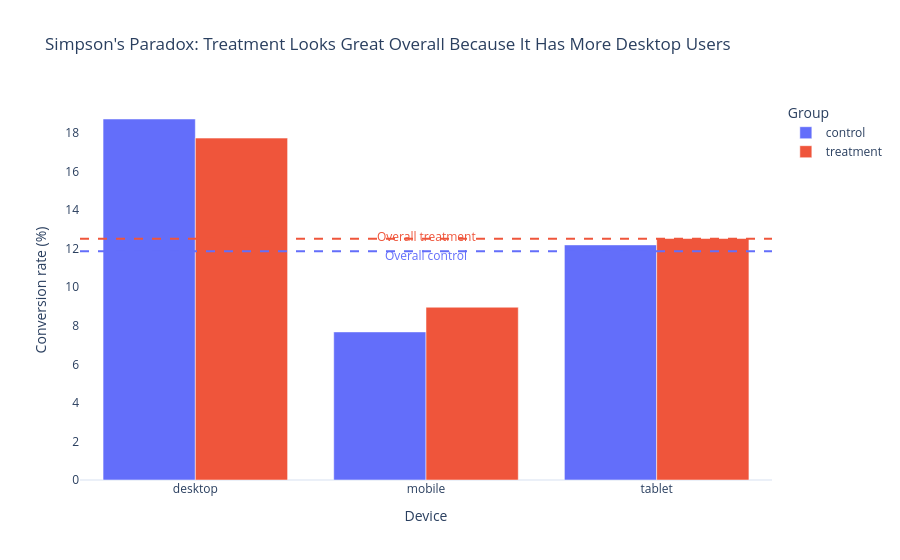

The notebook cell this image was saved under:
### Code cell
device_chart = conversion_by_device.copy()
overall_rates = df.groupby("group")["converted"].mean().mul(100)

fig = px.bar(
    device_chart.assign(conversion_rate=lambda frame: frame["conversion_rate"] * 100),
    x="device",
    y="conversion_rate",
    color="group",
    barmode="group",
    color_discrete_map={"control": CONTROL_COLOR, "treatment": TREATMENT_COLOR},
    title="Simpson's Paradox: Treatment Looks Great Overall Because It Has More Desktop Users",
    labels={"device": "Device", "conversion_rate": "Conversion rate (%)", "group": "Group"},
)
fig.add_hline(y=overall_rates["control"], line_color=CONTROL_COLOR, line_dash="dash")
fig.add_hline(y=overall_rates["treatment"], line_color=TREATMENT_COLOR, line_dash="dash")
fig.add_annotation(x="mobile", y=overall_rates["treatment"] + 0.1, text="Overall treatment", showarrow=False, font={"color": TREATMENT_COLOR})
fig.add_annotation(x="mobile", y=overall_rates["control"] - 0.2, text="Overall control", showarrow=False, font={"color": CONTROL_COLOR})
fig.update_yaxes(showgrid=False)
fig.show()

### Figure 1 — Plotly figure (JSON) as saved in the notebook; plotly's stock layout.template omitted (floating-point values rounded to 4 significant figures)
{"data": [{"alignmentgroup": "True", "hovertemplate": "Group=control<br>Device=%{x}<br>Conversion rate (%)=%{y}<extra></extra>", "legendgroup": "control", "marker": {"color": "#636EFA", "pattern": {"shape": ""}}, "name": "control", "offsetgroup": "control", "orientation": "v", "showlegend": true, "textposition": "auto", "type": "bar", "x": ["desktop", "mobile", "tablet"], "xaxis": "x", "y": [18.72, 7.681, 12.19], "yaxis": "y"}, {"alignmentgroup": "True", "hovertemplate": "Group=treatment<br>Device=%{x}<br>Conversion rate (%)=%{y}<extra></extra>", "legendgroup": "treatment", "marker": {"color": "#EF553B", "pattern": {"shape": ""}}, "name": "treatment", "offsetgroup": "treatment", "orientation": "v", "showlegend": true, "textposition": "auto", "type": "bar", "x": ["desktop", "mobile", "tablet"], "xaxis": "x", "y": [17.73, 8.96, 12.52], "yaxis": "y"}], "layout": {"annotations": [{"font": {"color": "#EF553B"}, "showarrow": false, "text": "Overall treatment", "x": "mobile", "y": 12.61}, {"font": {"color": "#636EFA"}, "showarrow": false, "text": "Overall control", "x": "mobile", "y": 11.66}], "barmode": "group", "legend": {"title": {"text": "Group"}, "tracegroupgap": 0}, "shapes": [{"line": {"color": "#636EFA", "dash": "dash"}, "type": "line", "x0": 0, "x1": 1, "xref": "x domain", "y0": 11.86, "y1": 11.86, "yref": "y"}, {"line": {"color": "#EF553B", "dash": "dash"}, "type": "line", "x0": 0, "x1": 1, "xref": "x domain", "y0": 12.51, "y1": 12.51, "yref": "y"}], "title": {"text": "Simpson's Paradox: Treatment Looks Great Overall Because It Has More Desktop Users"}, "xaxis": {"anchor": "y", "domain": [0.0, 1.0], "title": {"text": "Device"}}, "yaxis": {"anchor": "x", "domain": [0.0, 1.0], "showgrid": false, "title": {"text": "Conversion rate (%)"}}}}
